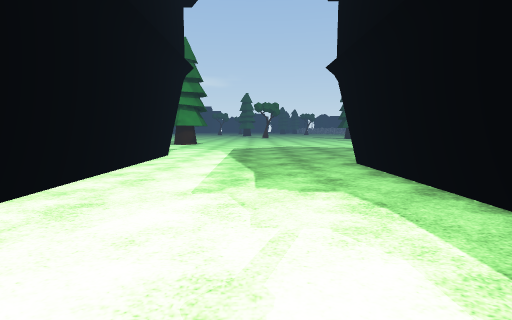
view 1 (above)

16 first-person views from a walk through a Unity game level. The camera is 1.3 m above the floor, tilts 6° down and sees 85° across. The floor is counted in squares, 2 m on a side. Each view is taken from the middle of a square. On the plan, view 1 faces up. The plan holds only what a view shows up to about 9 squares ahead; the rest is blank. The place goes on beyond the plan. The player is left out. Some surface patterns are stand-ins.

view 2
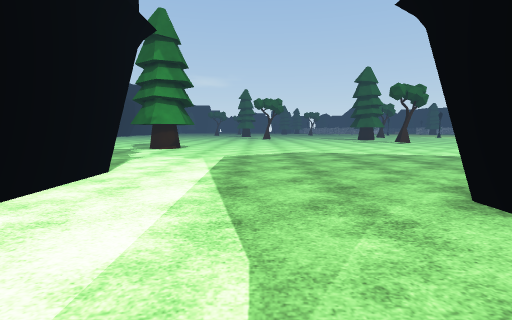

view 3
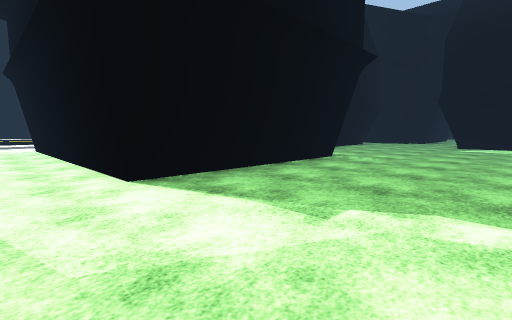

view 4
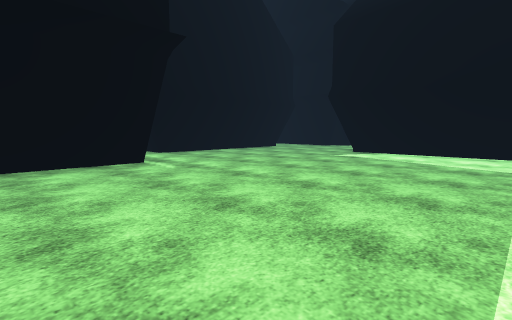

view 5
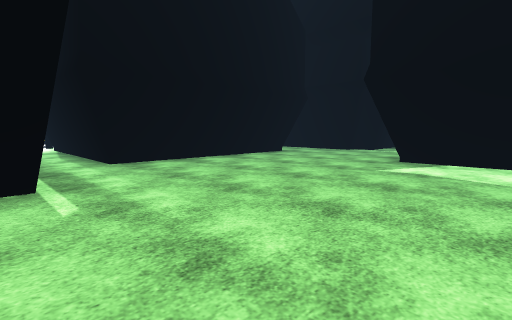

view 6
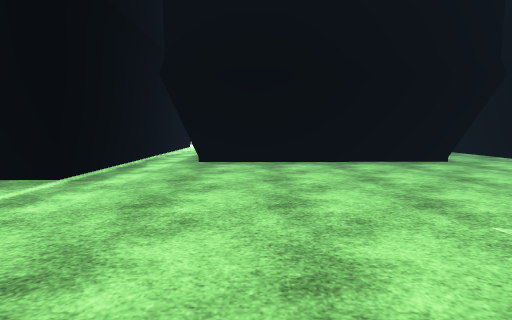

view 7
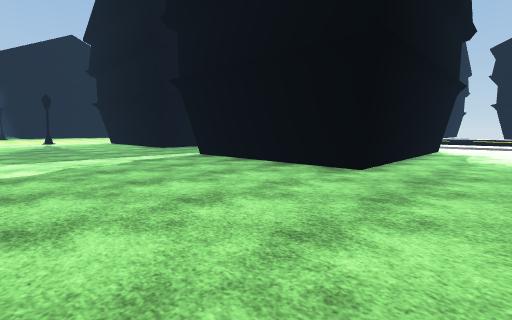

view 8
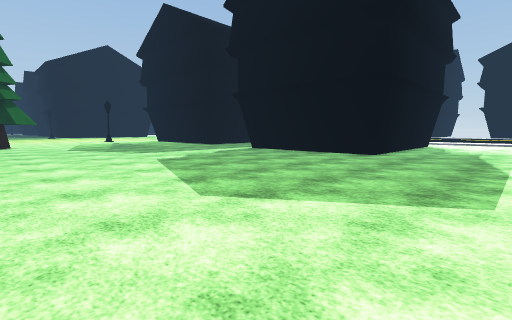

view 9
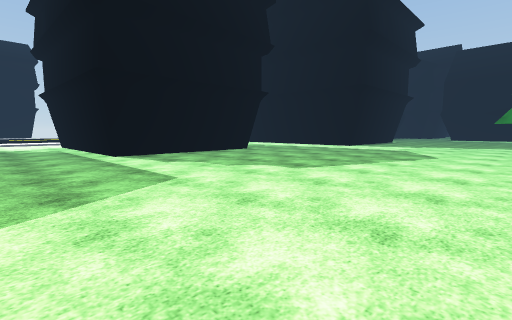

view 10
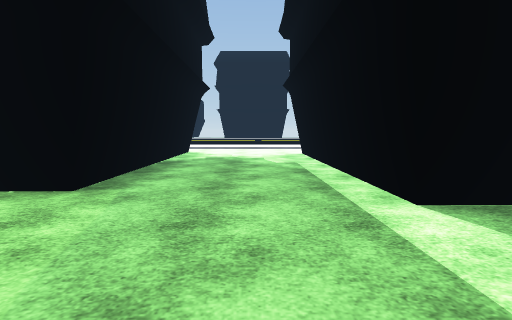

view 11
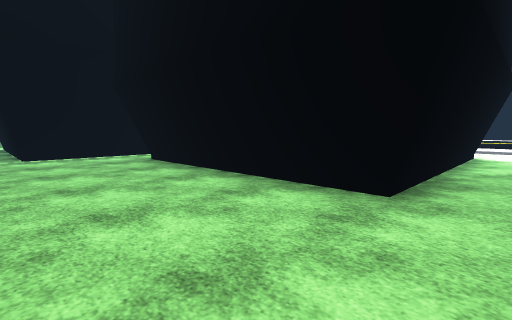

view 12
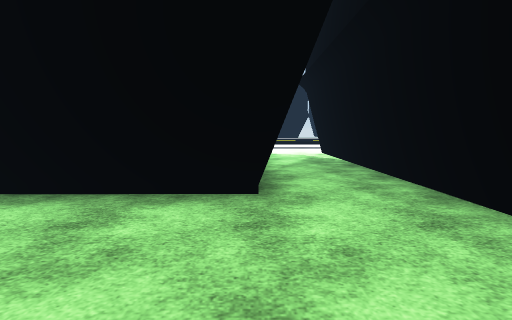

view 13
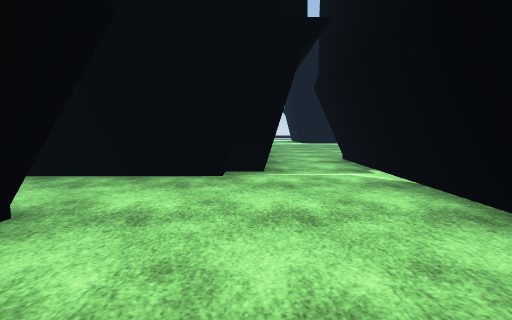

view 14
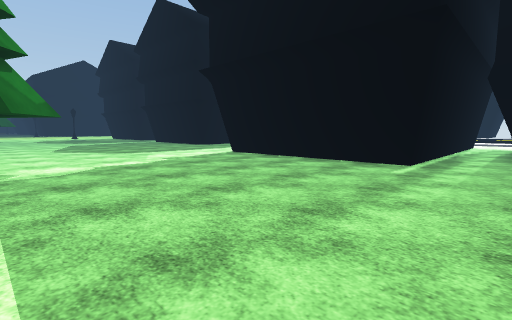

view 15
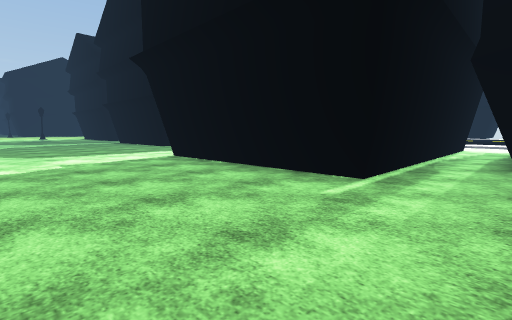

view 16
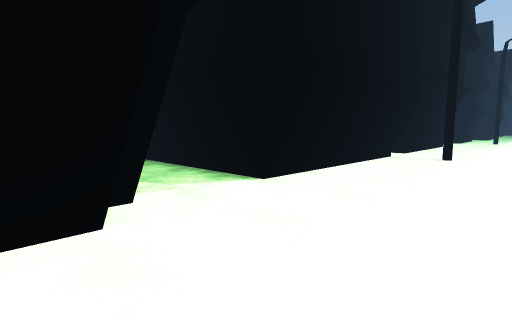

### Floor plan
Key: @ floor where view 1 was taken; . main floor; : floor 0.25 m higher than the main floor; / step, stairs or slope; O other object.
Columns run from 21 left of view 1 to 10 right of it. Each row starts with its distance up from view 1.
 13         O........OO............
 12         O.......................
 11         O.......................
 10         O.......................
  9 ...OOOOOO.......................
  8 ................................
  7     O.........OOOOOO............
  6      O........O    O.....OOO....
  5      O.OOOOOO.O    O...OOO  O..O
  4      O.O    O.O    O...O    O..O
  3      O.O    O.O    O...O    O..O
  2      O.O    O.O    O...O    O..O
  1      O.O    O.O    O...O    O..O
  0      O.OOOOOO.OO   O @.O    O..O
 -1     OO....../...      ..    ....
 -2     ////////////
 -3     :::::::::::

Where each view was taken, in squares from view 1:
view 1: 0 up, 0 right, facing up
view 2: 3 up, 0 right, facing up
view 3: 11 up, 1 left, facing down-left
view 4: 13 up, 5 left, facing down-left
view 5: 11 up, 7 left, facing down-left
view 6: 11 up, 10 left, facing down
view 7: 10 up, 0 right, facing down-right
view 8: 13 up, 1 left, facing down-right
view 9: 13 up, 9 right, facing down-left
view 10: 8 up, 8 right, facing down
view 11: 8 up, 15 left, facing down-right
view 12: 8 up, 14 left, facing down
view 13: 7 up, 12 left, facing left
view 14: 13 up, 9 left, facing down-right
view 15: 11 up, 9 left, facing down-right
view 16: 3 down, 17 left, facing up-right
